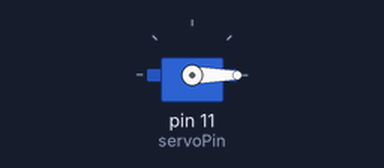
Simulated run of this sketch. Board: Arduino Uno, built with avr-gcc and run on an emulated ATmega328P. On the bench: servo.

Above: at 0.05 s.
At 4.25 s:
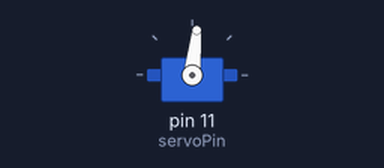
At 8.45 s:
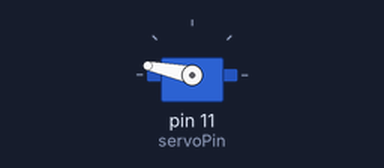
At 16.85 s:
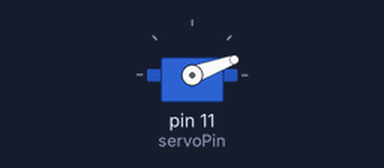
Timing chart, 0 to 23.2 s (numbered marks = the images above):
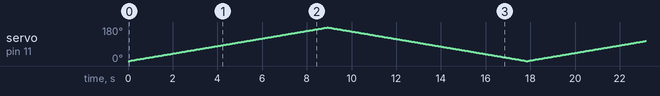

The sketch:

Sweep_AF.ino
```cpp
#include <Servo.h>

int servoPin = 11;

Servo servo;

int angle = 0;   // servo position in degrees

void setup()
{
  servo.attach(servoPin);
}


void loop()
{
  // scan from 0 to 180 degrees
  for(angle = 0; angle < 178; angle++)
  {
    servo.write(angle);
    delay(50);
  }
  // now scan back from 180 to 0 degrees
  for(angle = 178; angle > 0; angle--)
  {
    servo.write(angle);
    delay(50);
  }
}
```
